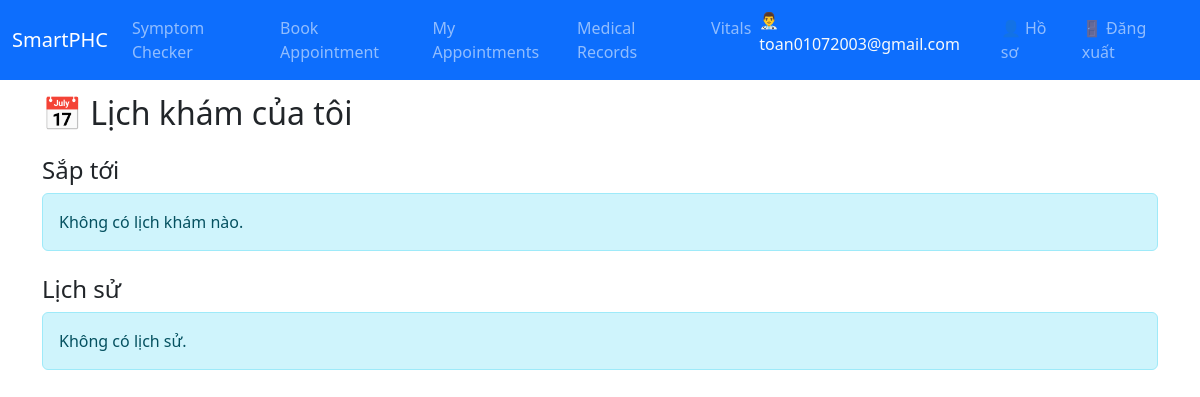
/doctor/my/ (signed in), run on an earlier commit of the app's database.
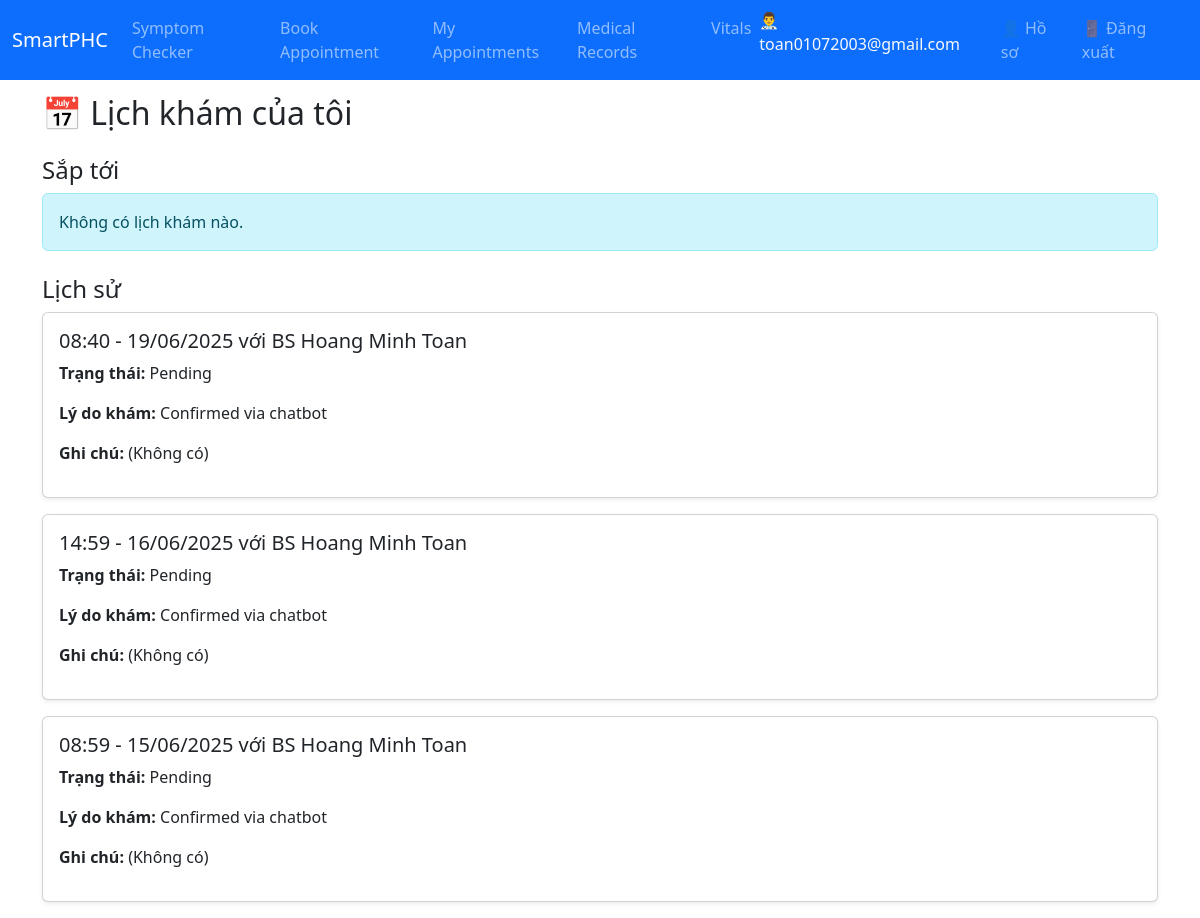
And on a later commit of the database.
### appointment/models.py (models this page shows)
class Appointment(models.Model):
    STATUS_CHOICES = [
        ('pending', 'Pending'),
        ('confirmed', 'Confirmed'),
        ('completed', 'Completed'),
        ('cancelled', 'Cancelled'),
    ]
    id = models.UUIDField(primary_key=True, default=uuid.uuid4, editable=False)
    patient = models.ForeignKey(settings.AUTH_USER_MODEL, on_delete=models.CASCADE, related_name='appointments_as_patient')
    doctor = models.ForeignKey(settings.AUTH_USER_MODEL, on_delete=models.CASCADE, related_name='appointments_as_doctor')
    date_time = models.DateTimeField()
    reason = models.TextField()
    notes = models.TextField(blank=True, null=True)
    status = models.CharField(max_length=20, choices=STATUS_CHOICES, default='pending')

### user_profile/models.py (models this page shows)
class UserProfile(models.Model):
    GENDER_CHOICES = [
        ('male', 'Male'),
        ('female', 'Female'),
        ('other', 'Other'),
    ]
    user = models.OneToOneField(settings.AUTH_USER_MODEL, on_delete=models.CASCADE)
    full_name = models.CharField(max_length=100)
    date_of_birth = models.DateField()
    gender = models.CharField(max_length=10, choices=GENDER_CHOICES)
    phone_number = models.CharField(max_length=20)
    address = models.TextField()
    profile_photo = models.URLField(blank=True, null=True)

### appointment/views.py (the view)
# urls.py: path('my/', patient_schedule_view, name='patient-schedule'),
@login_required
def patient_schedule_view(request):
    if request.user.role != "patient":
        messages.error(request, "Bạn không có quyền truy cập.")
        return redirect("home")
    upcoming = (
        Appointment.objects.filter(patient=request.user, date_time__gte=timezone.now())
        .order_by("date_time")
        .select_related("doctor")
    )
    history = (
        Appointment.objects.filter(patient=request.user, date_time__lt=timezone.now())
        .order_by("-date_time")
        .select_related("doctor")
    )
    for appt in list(upcoming) + list(history):
        appt.doctor_profile = UserProfile.objects.filter(user=appt.doctor).first()
    return render(
        request,
        "patient_schedule.html",
        {
            "upcoming": upcoming,
            "history": history,
        },
    )

### appointment/templates/patient_schedule.html
{% extends "base.html" %}
{% block content %}
<h2 class="mb-4">📅 Lịch khám của tôi</h2>
<h4>Sắp tới</h4>
{% for a in upcoming %}
  <div class="card mb-3 p-3 shadow-sm">
    <h5>{{ a.date_time|date:"H:i - d/m/Y" }} với BS {{ a.doctor_profile.full_name }}</h5>
    <p><strong>Trạng thái:</strong> {{ a.get_status_display }}</p>
    <p><strong>Lý do khám:</strong> {{ a.reason }}</p>
    <p><strong>Ghi chú:</strong> {{ a.notes|default:"(Không có)" }}</p>
    <form method="post" action="{% url 'cancel-appointment' a.id %}">
      {% csrf_token %}
      <button type="submit" class="btn btn-danger btn-sm mt-2">Huỷ lịch</button>
    </form>
  </div>
{% empty %}
  <div class="alert alert-info">Không có lịch khám nào.</div>
{% endfor %}
<h4 class="mt-4">Lịch sử</h4>
{% for a in history %}
  <div class="card mb-3 p-3 shadow-sm">
    <h5>{{ a.date_time|date:"H:i - d/m/Y" }} với BS {{ a.doctor_profile.full_name }}</h5>
    <p><strong>Trạng thái:</strong> {{ a.get_status_display }}</p>
    <p><strong>Lý do khám:</strong> {{ a.reason }}</p>
    <p><strong>Ghi chú:</strong> {{ a.notes|default:"(Không có)" }}</p>
  </div>
{% empty %}
  <div class="alert alert-info">Không có lịch sử.</div>
{% endfor %}
{% endblock %}

What changed in the data, as far as the page shows it:
added Appointment: date_time "08:40 - 19/06/2025", doctor_profile.full_name "Hoang Minh Toan", status "Pending", reason "Confirmed via chatbot", notes "(Không có)"
added Appointment: date_time "14:59 - 16/06/2025", doctor_profile.full_name "Hoang Minh Toan", status "Pending", reason "Confirmed via chatbot", notes "(Không có)"
added Appointment: date_time "08:59 - 15/06/2025", doctor_profile.full_name "Hoang Minh Toan", status "Pending", reason "Confirmed via chatbot", notes "(Không có)"
Also different on the page:
text no longer shown: "Không có lịch sử."
